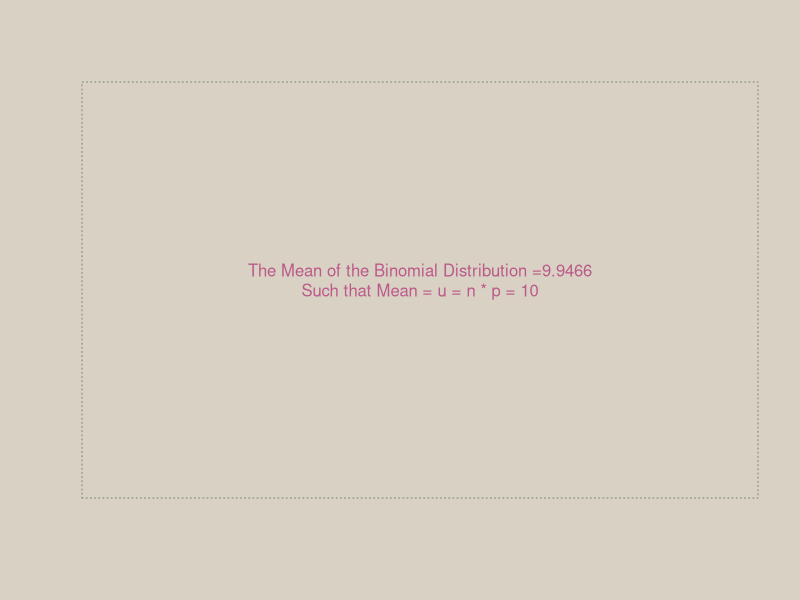
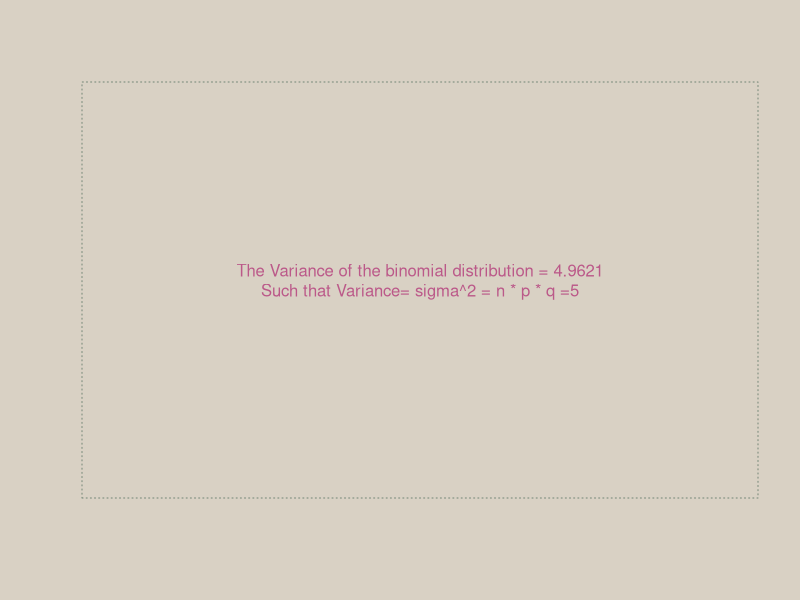
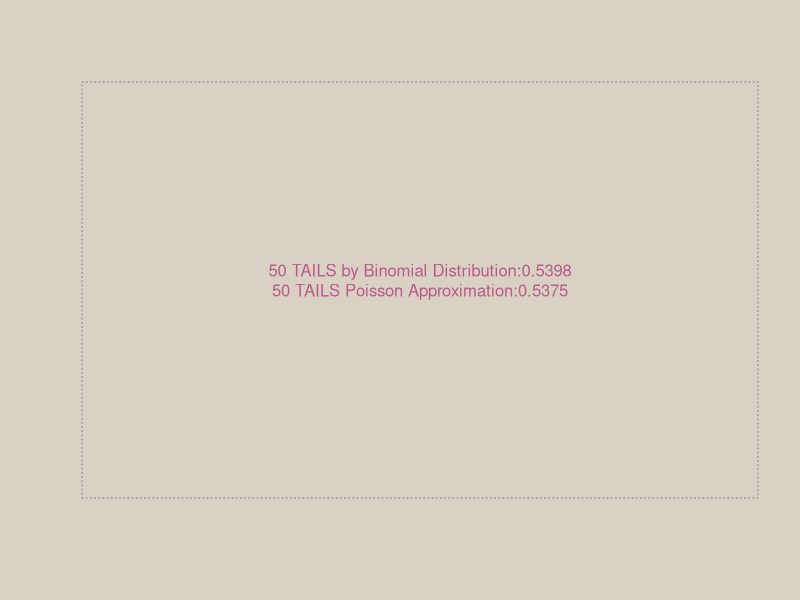

Source code (R) for these figures, in order:
## ---- chunk 1

gamma_density <- function(x, alpha, beta) {
  if (x <= 0) {
    0
  } else {
  return(x * alpha^(-1) * exp(-x/beta) / (beta^alpha * gamma(alpha)))
  }

}

alpha <- 5
beta <- 3
mu <- alpha * beta
sigma_squared <- alpha * beta^2

cat("The mean of the gamma distribution is :", mu, "\n")
cat("The variance of the gamma distribution is:", sigma_squared, "\n")

## ---- chunk 2
n <- 20
p <- 0.5


#Given Values
u <- n * p
q <- 1-p

sigma_2 <- n * p * q

# Print the results
cat("Mean:", u, "\n")
cat("Variance:", sigma_2)



cat("PROOF AND CONFIMATION")

mean_coin <- mean (rbinom(10000, n, p))

var_coin <- var(rbinom(10000, n, p))


cat("The Mean of the binomial distribution is:", mean_coin, "\n")
cat("Such that Mean = u = n * p = ", u, "\n")

cat("The Variance of the binomial distribution is :", var_coin)

cat("Such that Variance= sigma^2 = n * p * q =", sigma_2)

## ---- chunk 3
par(bg = "#d9d1c4")
plot(0, type="n", xlim=c(0,1), ylim=c(0,1), xlab="", ylab="", axes=FALSE)
text(x=0.5, y=0.5, labels=paste0("The Mean of the Binomial Distribution =", mean_coin, "\n","Such that Mean = u = n * p = ", u, "\n"), col="#bb5989", cex=1)
box(col="#778979", lty="dotted")
## ---- chunk 4
par(bg = "#d9d1c4")
plot(0, type="n", xlim=c(0,1), ylim=c(0,1), xlab="", ylab="", axes=FALSE)
text(x=0.5, y=0.5, labels=paste0("The Variance of the binomial distribution = ",(round(var_coin, 4)) , "\n","Such that Variance= sigma^2 = n * p * q =", sigma_2, "\n"), col="#bb5989", cex=1)
box(col="#778979", lty="dotted")
## ---- chunk 5
n <- 100
p <- 0.5
u <- n * p

bino_dis <- pbinom(50, n, p)

pois_appro <- ppois(50, u)

cat("Getting 50 TAILS Successes by Binomial Distribution:", bino_dis, "\n")
cat("Getting 50 TAILS Successes by Poisson Approximation:", pois_appro, "\n")




## ---- chunk 6
par(bg = "#d9d1c4")
plot(0, type="n", xlim=c(0,1), ylim=c(0,1), xlab="", ylab="", axes=FALSE)
text(x=0.5, y=0.5, labels=paste0("50 TAILS by Binomial Distribution:", (round(bino_dis, 4)), "\n","50 TAILS Poisson Approximation:", (round(pois_appro, 4)), "\n"), col="#bb5989", cex=1)
box(col="#778979", lty="dotted")
